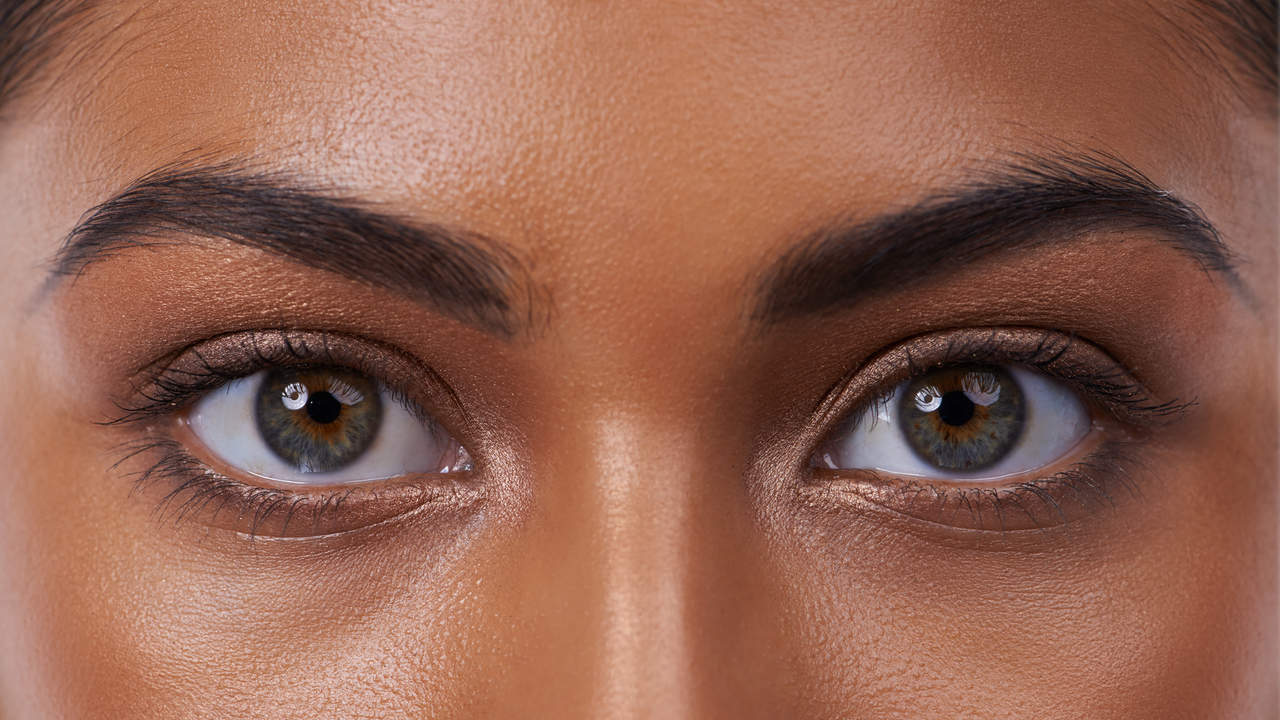
#> input picture tutorials/images/eyes/sample_1.jpg, 1280 x 720 px
$ python thresholding.py
#> lines starting #> are read from the running program, lines starting #| are printed output that depends on the picture; after the words box and inside, x2 and y2 are one past the last pixel; in counts of white or black regions, pixels touching at a corner belong together
# -*- coding: utf-8 -*-
"""
Created on Sun Jun 10 23:51:49 2018

@author: arden
"""

import cv2
import numpy as np

img = cv2.imread('../images/eyes/sample_1.jpg', 1)
#> img is the input picture: shape (720, 1280, 3); mean B, G, R 82.4, 99.6, 147.9
retval, threshold = cv2.threshold(img, 12, 255, cv2.THRESH_BINARY)
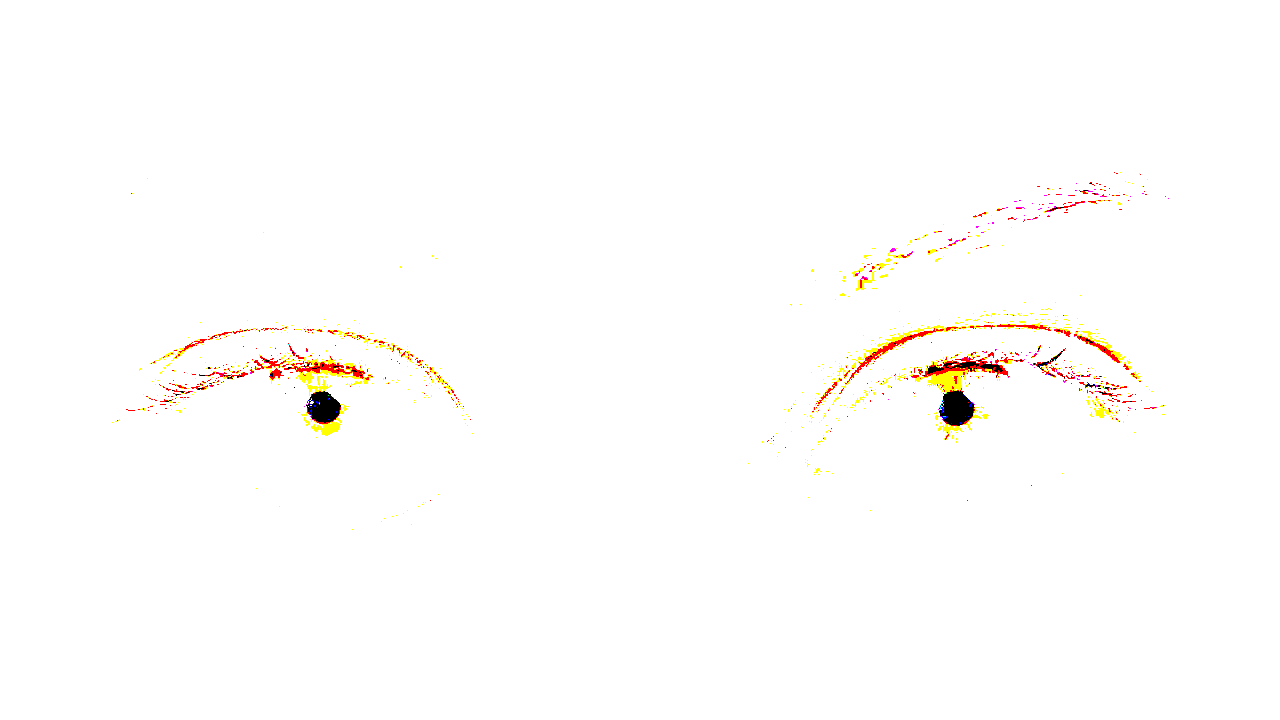
#> threshold: shape (720, 1280, 3); mean B, G, R 251.9, 253.2, 254.4

grayscale = cv2.cvtColor(img, cv2.COLOR_BGR2GRAY)
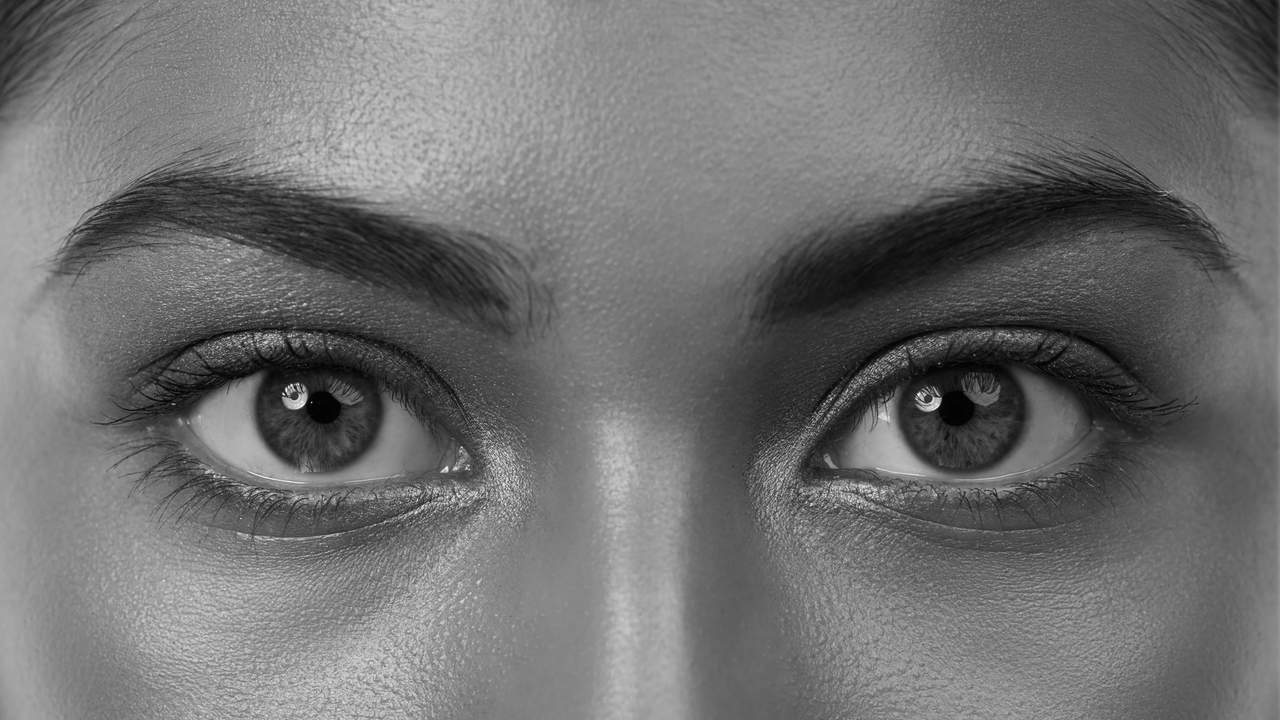
#> grayscale: shape (720, 1280); min 0, max 254, mean 112.1
retvlal2, threshold2 = cv2.threshold(grayscale, 12, 255, cv2.THRESH_BINARY)
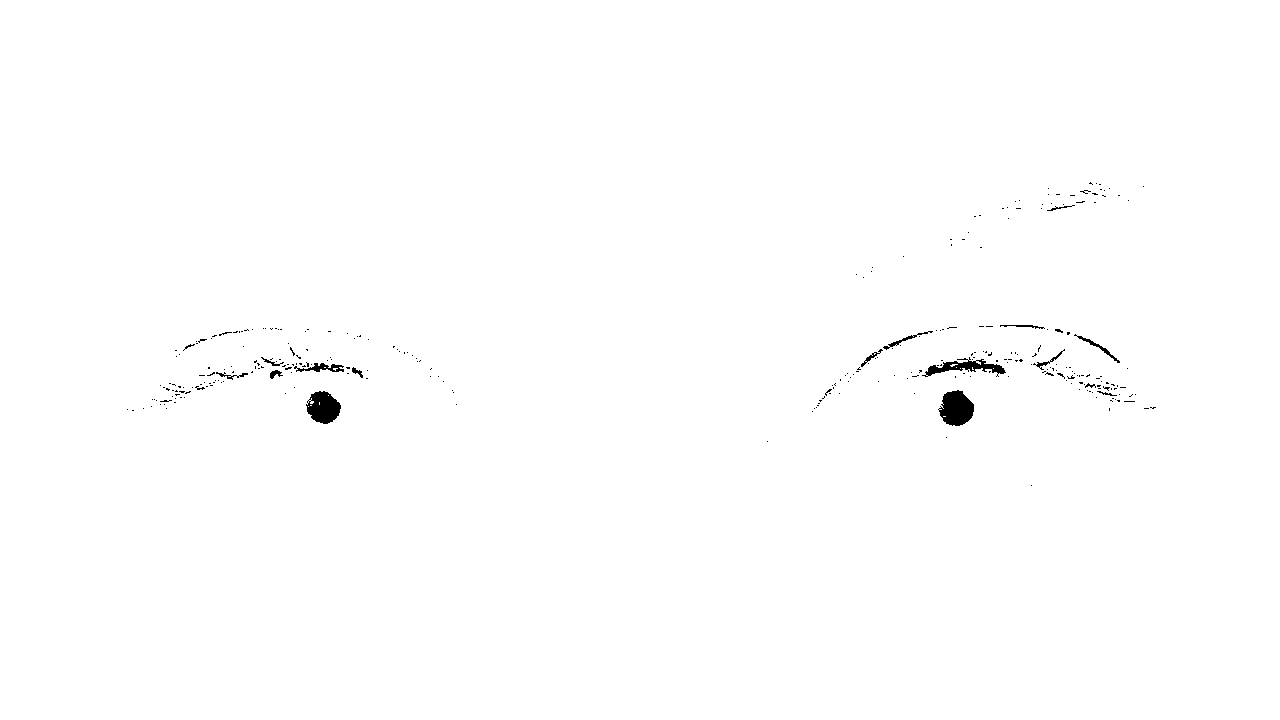
#> threshold2: shape (720, 1280); 99.5% white; 303 black regions (286 under 20 px), largest, box (x1, y1, x2, y2) and area: (938, 390, 974, 426) 920, (306, 391, 341, 424) 803, (922, 357, 1006, 377) 609
gaus = cv2.adaptiveThreshold(grayscale, 255, cv2.ADAPTIVE_THRESH_GAUSSIAN_C, cv2.THRESH_BINARY, 115, 1)
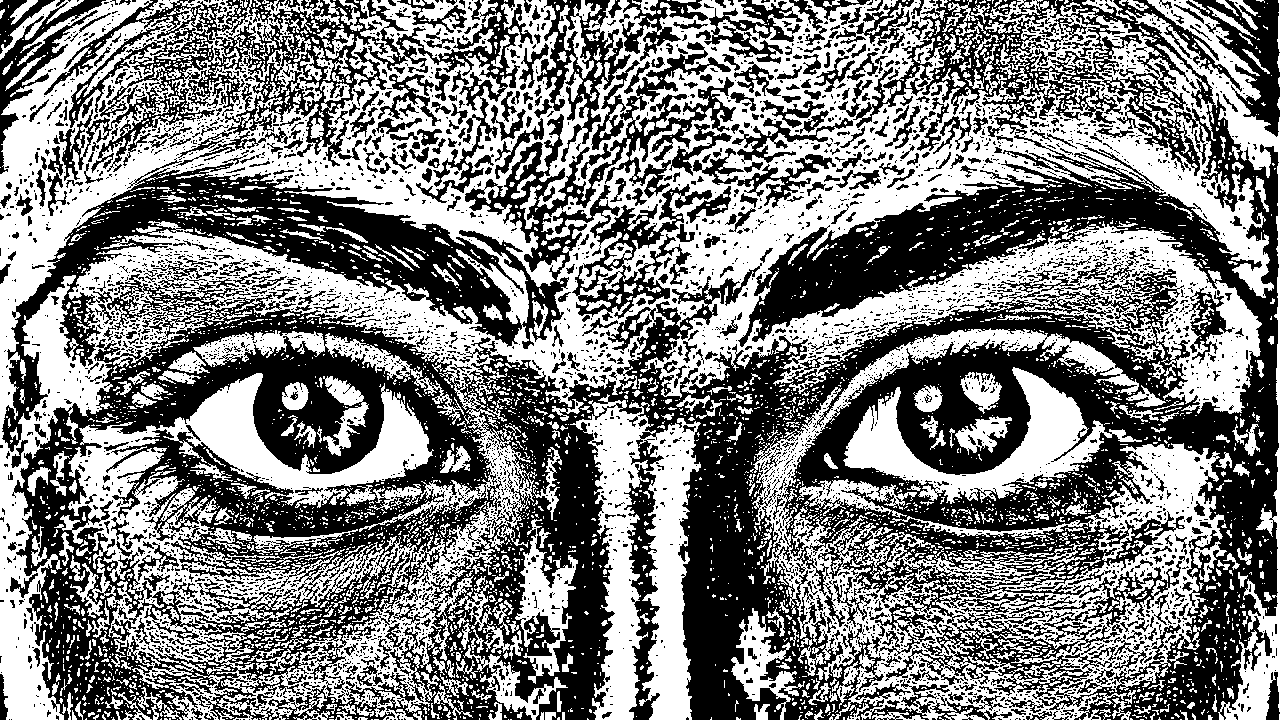
#> gaus: shape (720, 1280); 50% white; 4511 black regions (3883 under 20 px), largest, box (x1, y1, x2, y2) and area: (2, 0, 1279, 720) 331497, (44, 0, 533, 203) 23693, (465, 42, 736, 280) 10431


cv2.imshow('original', img)
cv2.imshow('threshold', threshold)
cv2.imshow('threshold2', threshold2)
cv2.imshow('gaus', gaus)
cv2.waitKey(0)
cv2.destroyAllWindows()

$ run again, with tutorials/images/eyes/sample_3.jpg copied over tutorials/images/eyes/sample_1.jpg
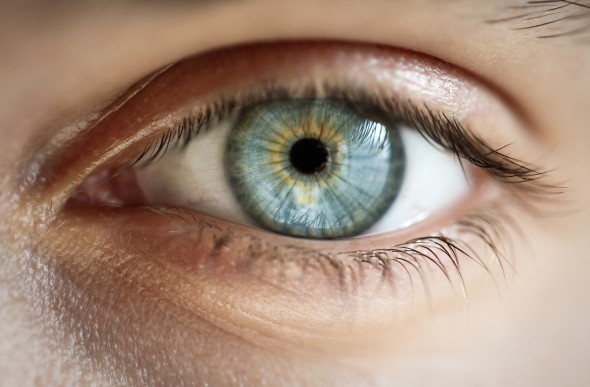
#> input picture tutorials/images/eyes/sample_3.jpg, 590 x 387 px
#> img is the input picture: shape (387, 590, 3); mean B, G, R 120.6, 138.2, 163.7
#> `retvlal2, threshold2 = cv2.threshold(grayscale, 12, 255, cv2.THRESH_BI..`:
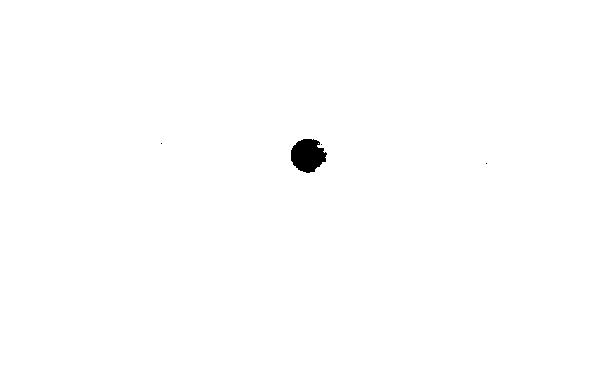
#> threshold2: shape (387, 590); 99.6% white; 4 black regions (3 under 20 px), largest, box (x1, y1, x2, y2) and area: (291, 139, 327, 173) 890
#> `gaus = cv2.adaptiveThreshold(grayscale, 255, cv2.ADAPTIVE_THRESH_GAUSS..`:
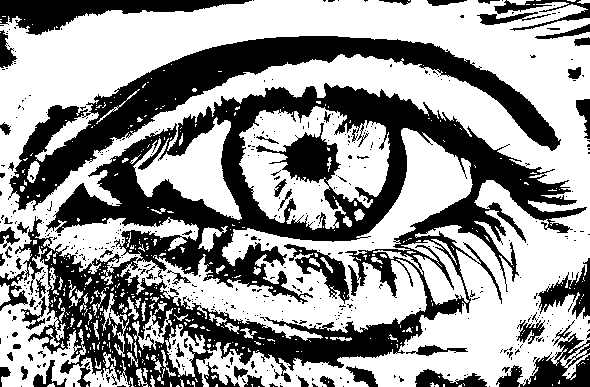
#> gaus: shape (387, 590); 59.8% white; 492 black regions (425 under 20 px), largest, box (x1, y1, x2, y2) and area: (15, 83, 587, 387) 55314, (8, 36, 561, 211) 18649, (0, 0, 252, 35) 3814

$ run again, with tutorials/images/eyes/sample_4.jpg copied over tutorials/images/eyes/sample_1.jpg
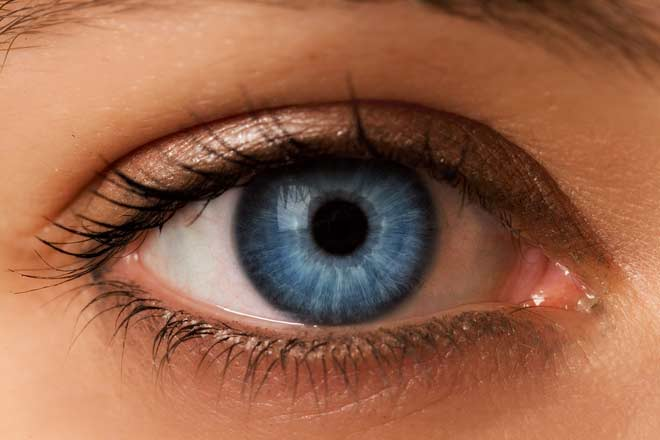
#> input picture tutorials/images/eyes/sample_4.jpg, 660 x 440 px
#> img is the input picture: shape (440, 660, 3); mean B, G, R 74.2, 99.8, 152.5
#> `retvlal2, threshold2 = cv2.threshold(grayscale, 12, 255, cv2.THRESH_BI..`:
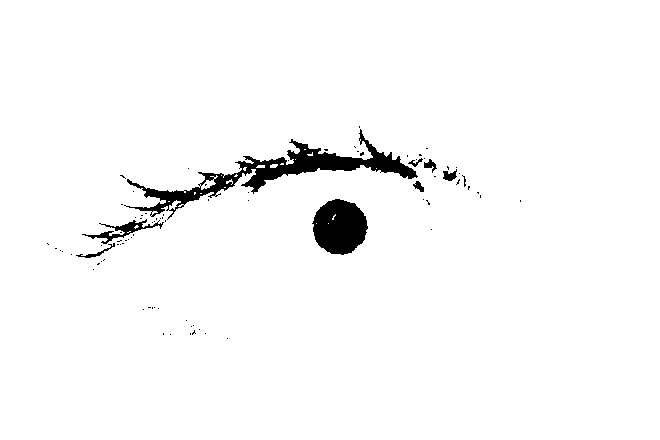
#> threshold2: shape (440, 660); 97.3% white; 85 black regions (77 under 20 px), largest, box (x1, y1, x2, y2) and area: (124, 129, 418, 220) 4540, (312, 199, 368, 255) 2330, (82, 219, 164, 244) 479
#> `gaus = cv2.adaptiveThreshold(grayscale, 255, cv2.ADAPTIVE_THRESH_GAUSS..`:
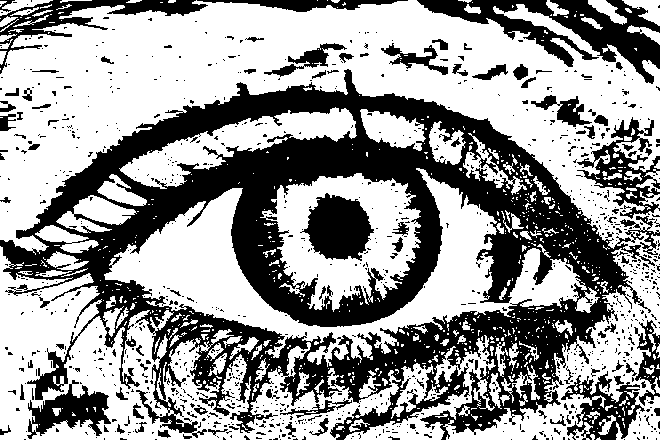
#> gaus: shape (440, 660); 60.3% white; 1037 black regions (940 under 20 px), largest, box (x1, y1, x2, y2) and area: (0, 69, 660, 440) 81762, (417, 0, 660, 84) 7173, (300, 193, 374, 261) 3271
